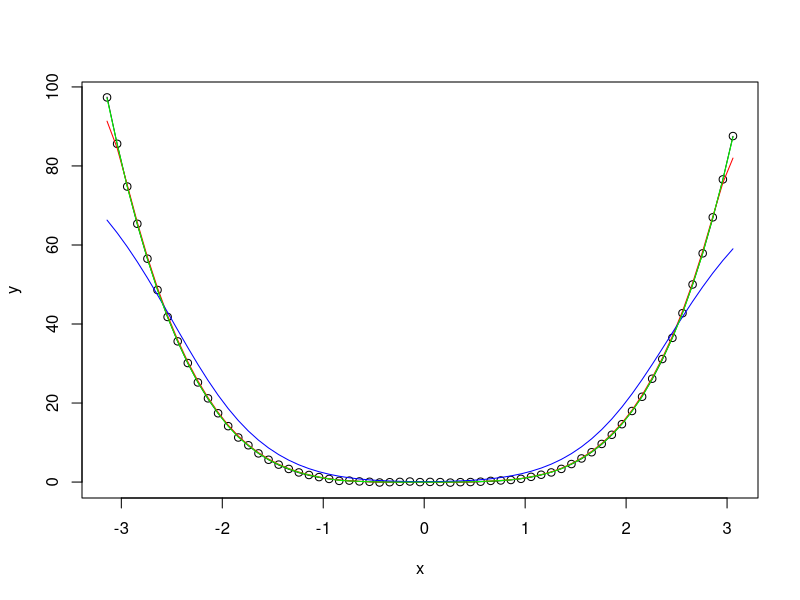
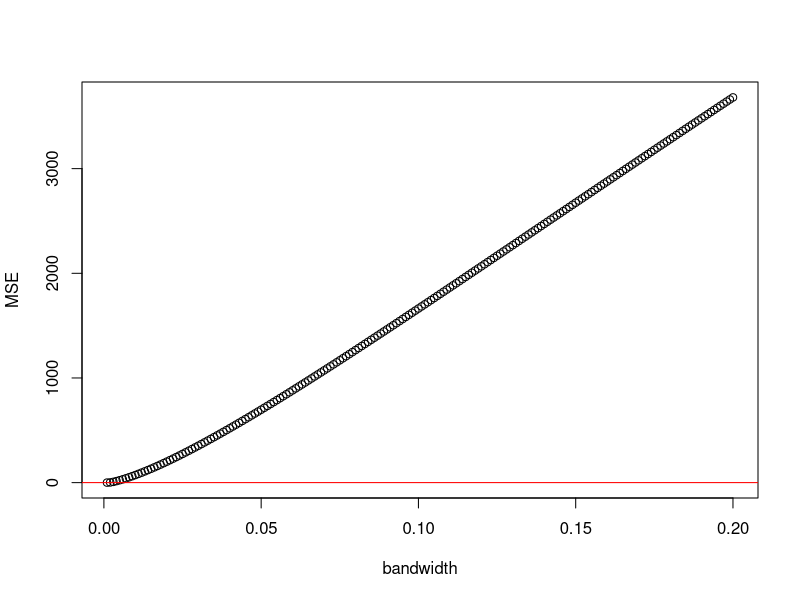

The R source for these figures, in order:
gauss.kernel = function(x, y,ind,b){
  k = exp(-((x[ind] - x)^2)/(2*b))*(1/(2*pi*b))
  yhat = sum(k*y)/sum(k)
  return(yhat)
}

gaussian.smooth = function(x,y,b){
  yhat = vector(length = length(y))
  for(i in 1:length(y)){
    yhat[i] = gauss.kernel(x,y,i,b)
  }
  return(yhat)
}

#simulate the data set
set.seed(1)
x = seq(-pi,pi,0.1)
u = x^4
sd = 0.1
var = sd^2
y = u + rnorm(length(u),0,sd)


u2 = 12*x^2 #second derivative of u
b = (var/(8*sqrt(pi)*u2^2))^(2/5) #calculate optimal bandwidth



plot(x,y)
lines(x, u)
lines(x, gaussian.smooth(x,y,0.01), col="red")
lines(x, gaussian.smooth(x,y,0.2), col = "blue")
lines(x, gaussian.smooth(x, y, b), col = "green")

MSE = sum((gaussian.smooth(x,y, b) - u)^2)

bandw = seq(0.001,0.2,0.001)
MSE_b = NULL
for (i in 1:length(bandw)) {
 
  MSE_b[i] = sum((gaussian.smooth(x,y,bandw[i]) - u)^2)
  
}

plot(bandw, MSE_b, xlab = "bandwidth", ylab = "MSE")
abline(h = MSE, col = "red") #MSE of optimal bandwidth

